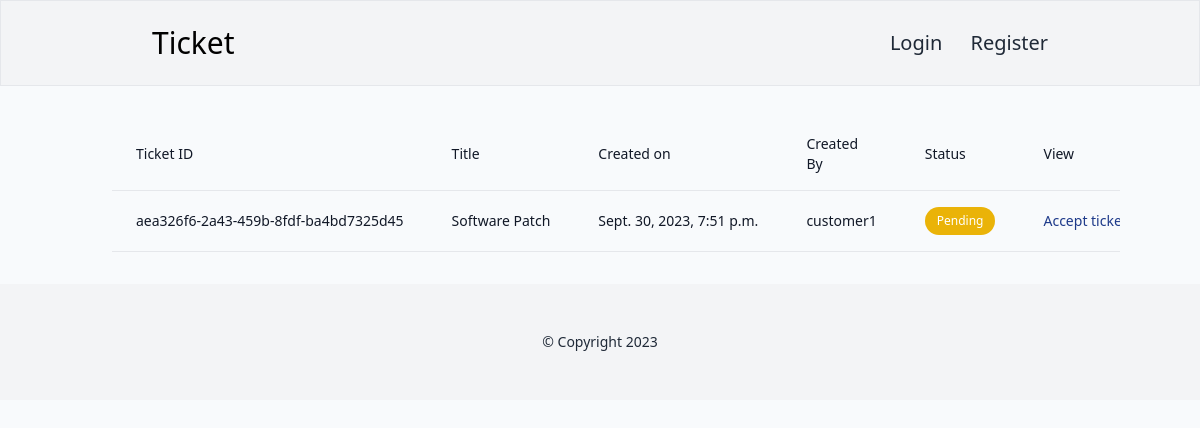
The app's page /ticket/ticket-queue/, older data.
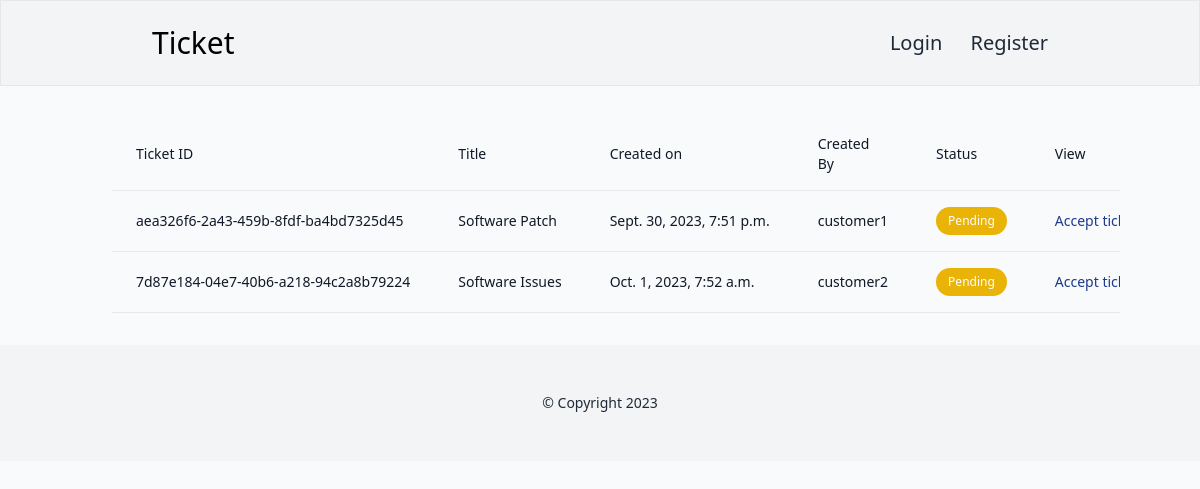
The same page, newer data.
### ticket/models.py (models this page shows, shortened)
class Ticket(models.Model):
    status_choices=(
        ('Active','Active'),
        ('Completed','Completed'),
        ('Pending','Pending')
    )
    ticket_number=models.UUIDField(default=uuid.uuid4)
    title=models.CharField(max_length=100)
    description=models.TextField()
    created_by=models.ForeignKey(User,on_delete=models.CASCADE, related_name='created_by')
    date_created=models.DateTimeField(auto_now_add=True)
    assigned_to=models.ForeignKey(User,on_delete=models.DO_NOTHING,null=True, blank=True)
    is_resolved=models.BooleanField(default=False)
    accepted_date=models.DateTimeField(null=True, blank=True)
    closed_date=models.DateTimeField(null=True,blank=True)
    ticket_status=models.CharField(max_length=15, choices=status_choices)

### users/models.py (models this page shows)
class User(AbstractUser):
    is_customer=models.BooleanField(default=False)
    is_engineer=models.BooleanField(default=False)
    def __str__(self):
        return self.username

### ticket/views.py (the view)
# urls.py: path('ticket-queue/', ticket_queue, name='ticket-queue'),
def ticket_queue(request):
    tickets=Ticket.objects.filter(ticket_status='Pending')
    return render(request,'ticket/ticket_queue.html',{'tickets':tickets})

### templates/ticket/ticket_queue.html (shortened to what this page needs)
{% extends 'base.html' %}
{% block content %}
<div class="container mx-auto p-6">
    <div class="flex flex-col">
        <div class="overflow-x-auto sm:-mx-6 lg:-mx-8">
            <div class="py-2 inline-block min-w-full sm:px-6 lg:px-8">
                <div class="overflow-hidden">
                    <table class="min-w-full">
                        <thead class="border-b">
                            <tr>
                                <th scope="col" class="text-sm font-medium text-gray-900 px-6 py-4 text-left">Ticket ID</th>
                                <th scope="col" class="text-sm font-medium text-gray-900 px-6 py-4 text-left">Title</th>
                                <th scope="col" class="text-sm font-medium text-gray-900 px-6 py-4 text-left">Created on</th>
                                <th scope="col" class="text-sm font-medium text-gray-900 px-6 py-4 text-left">Created By</th>
                                <th scope="col" class="text-sm font-medium text-gray-900 px-6 py-4 text-left">Status</th>
                                <th scope="col" class="text-sm font-medium text-gray-900 px-6 py-4 text-left">View</th>
                            </tr>
                        </thead>
                        <tbody>
                            {% for ticket in tickets %}
                            <tr class="border-b">
                                <td class="px-6 py-4 whitespace-nowrap text-sm font-medium text-gray-900">{{ticket.ticket_number}}</td>
                                <td class="text-sm text-gray-900 font-light px-6 py-4 whitespace-nowrap">{{ticket.title}}</td>
                                <td class="text-sm text-gray-900 font-light px-6 py-4 whitespace-nowrap">{{ticket.date_created}}</td>
                                <td class="text-sm text-gray-900 font-light px-6 py-4 whitespace-nowrap">{{ticket.created_by}}</td>
                                <td class="text-sm text-gray-900 font-light px-6 py-4 whitespace-nowrap">
                                {% if ticket.ticket_status == 'Active' %}
                                <span class="inline-flex items-center gap-1.5 py-1.5 px-3 rounded-full text-xs font-medium bg-green-500 text-white">Active</span>
                                    {% elif ticket.ticket_status == 'Pending' %}
                                    <span class="inline-flex items-center gap-1.5 py-1.5 px-3 rounded-full text-xs font-medium bg-yellow-500 text-white">Pending</span>
                                    {% elif ticket.ticket_status == 'Completed' %}
                                    <span class="inline-flex items-center gap-1.5 py-1.5 px-3 rounded-full text-xs font-medium bg-red-500 text-white">Completed</span>
                                    {% endif %}
                                </td>
                                <td class="text-sm text-blue-900 font-light px-6 py-4 whitespace-nowrap">
                                    <a href="{% url 'accept-ticket' ticket.pk %}">Accept ticket</a></td>
                            </tr>
                            {% endfor %}
                        </tbody>
                    </table>
                </div>
            </div>
        </div>
    </div>
</div>
{% endblock %}

Row changes from the older to the newer data that the page shows:
added Ticket: ticket_number "7d87e184-04e7-40b6-a218-94c2a8b79224", title "Software Issues", date_created "Oct. 1, 2023, 7:52 a.m.", created_by "customer2", ticket_status "Pending"
